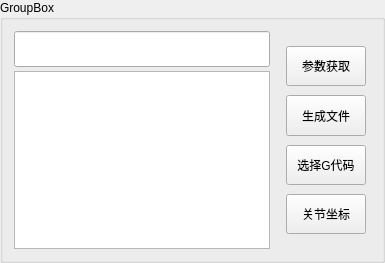
            <widget class="QGroupBox" name="groupBox_12">
             <property name="title">
              <string>GroupBox</string>
             </property>
             <layout class="QHBoxLayout" name="horizontalLayout_9" stretch="6,1">
              <property name="spacing">
               <number>11</number>
              </property>
              <item>
               <layout class="QVBoxLayout" name="verticalLayout_6" stretch="1,5">
                <property name="spacing">
                 <number>4</number>
                </property>
                <item>
                 <widget class="QLineEdit" name="lineEdit_3">
                  <property name="sizePolicy">
                   <sizepolicy hsizetype="Preferred" vsizetype="Preferred">
                    <horstretch>0</horstretch>
                    <verstretch>0</verstretch>
                   </sizepolicy>
                  </property>
                 </widget>
                </item>
                <item>
                 <widget class="QTextEdit" name="textEdit">
                  <property name="sizePolicy">
                   <sizepolicy hsizetype="Preferred" vsizetype="Preferred">
                    <horstretch>0</horstretch>
                    <verstretch>0</verstretch>
                   </sizepolicy>
                  </property>
                 </widget>
                </item>
               </layout>
              </item>
              <item>
               <layout class="QVBoxLayout" name="verticalLayout_7" stretch="1,1,1,1">
                <property name="spacing">
                 <number>9</number>
                </property>
                <property name="leftMargin">
                 <number>5</number>
                </property>
                <property name="topMargin">
                 <number>15</number>
                </property>
                <property name="rightMargin">
                 <number>5</number>
                </property>
                <property name="bottomMargin">
                 <number>15</number>
                </property>
                <item>
                 <widget class="QPushButton" name="pushButton_10">
                  <property name="sizePolicy">
                   <sizepolicy hsizetype="Preferred" vsizetype="Preferred">
                    <horstretch>0</horstretch>
                    <verstretch>0</verstretch>
                   </sizepolicy>
                  </property>
                  <property name="text">
                   <string>参数获取</string>
                  </property>
                 </widget>
                </item>
                <item>
                 <widget class="QPushButton" name="pushButton_11">
                  <property name="sizePolicy">
                   <sizepolicy hsizetype="Preferred" vsizetype="Preferred">
                    <horstretch>0</horstretch>
                    <verstretch>0</verstretch>
                   </sizepolicy>
                  </property>
                  <property name="text">
                   <string>生成文件</string>
                  </property>
                 </widget>
                </item>
                <item>
                 <widget class="QPushButton" name="btn_chooseGCode">
                  <property name="sizePolicy">
                   <sizepolicy hsizetype="Preferred" vsizetype="Preferred">
                    <horstretch>0</horstretch>
                    <verstretch>0</verstretch>
                   </sizepolicy>
                  </property>
                  <property name="text">
                   <string>选择G代码</string>
                  </property>
                 </widget>
                </item>
                <item>
                 <widget class="QPushButton" name="btn_position">
                  <property name="sizePolicy">
                   <sizepolicy hsizetype="Preferred" vsizetype="Preferred">
                    <horstretch>0</horstretch>
                    <verstretch>0</verstretch>
                   </sizepolicy>
                  </property>
                  <property name="text">
                   <string>关节坐标</string>
                  </property>
                 </widget>
                </item>
               </layout>
              </item>
             </layout>
            </widget>
